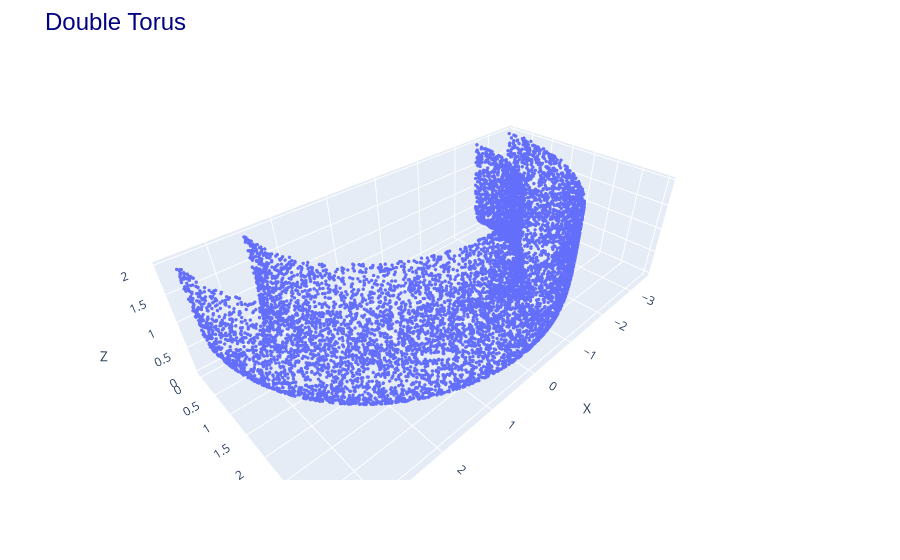

Notebook code cell kept with this figure:
### Code cell
torus_data = util.generate_parabola_surface(10000, depth=4)
torus_data_test = util.generate_parabola_surface(10000)
util.plot3d([(torus_data, "torus data")], title="Double Torus")

### Figure 1 — Plotly figure (JSON) as saved in the notebook; plotly's stock layout.template omitted (floating-point values rounded to 4 significant figures; data arrays with more than 128 entries replaced by an {"elided": "..."} marker saying what was removed)
{"data": [{"line": {"width": 8}, "marker": {"size": 2}, "mode": "markers", "name": "torus data", "type": "scatter3d", "x": {"elided": "10000 float values"}, "y": {"elided": "10000 float values"}, "z": {"elided": "10000 float values"}}], "layout": {"margin": {"t": 60}, "scene": {"aspectmode": "data", "xaxis": {"title": {"text": "X"}}, "yaxis": {"title": {"text": "Y"}}, "zaxis": {"title": {"text": "Z"}}}, "title": {"font": {"color": "navy", "family": "Arial", "size": 24}, "text": "Double Torus"}}}
